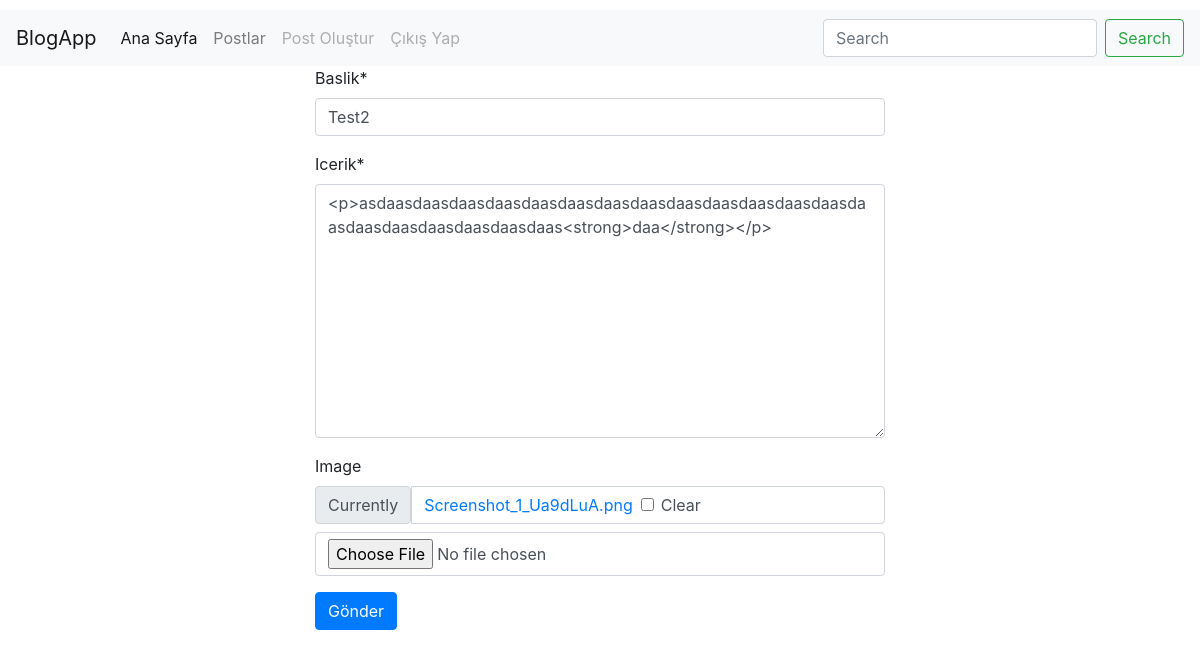
Page /post/update/9/ (signed in) on the committed database.
### post/models.py (models this page shows, shortened)
class Post(models.Model):
    user = models.ForeignKey('auth.User', verbose_name='yazar', on_delete=models.CASCADE, related_name='post')
    title = models.CharField(max_length=120, verbose_name="baslik")
    content = RichTextField(verbose_name="icerik")
    publishingDate = models.DateTimeField(verbose_name="yayinlanma tarihi", auto_now_add=True)
    image = models.FileField(null=True, blank=True)
    slug = models.SlugField(unique=True, editable=False, max_length=130)
    class Meta:
        ordering = ['-publishingDate']

### post/views.py (the view)
# urls.py: path('update/<int:id>/', post_update, name='update'),
def post_update(request, id):
    post_ref = Post.objects.get(id = id)
    form = PostForm(request.POST or None, request.FILES or None, instance=post_ref)
    context = {
        'form': form,
        'post': post_ref,
    }
    if request.user == post_ref.user:
        if form.is_valid():
            post = form.save()
            return HttpResponseRedirect(post.get_absolute_url())
        context = {
            'form': form,
            'post': post_ref,
        }
        return render(request, 'post/form.html', context)
    else:
        context = {
            'post': post_ref,
        }
        return HttpResponseRedirect('/post/details/%d'%post_ref.id)

### post/form.py
class PostForm(forms.ModelForm):
    class Meta:
        model = Post
        fields = [
            'title',
            'content',
            'image',
        ]

### templates/post/form.html (shortened to what this page needs)
{% extends 'base.html' %}
{% load crispy_forms_tags %}
{% block body %}
    <div class="container">
        <div class="row">
            <div class="container-fluid" style="max-width: 600px">
                <form method="POST" enctype="multipart/form-data">
                    {{ form|crispy }}
                    <input type="submit" class="btn btn-primary" value="Gönder">
                </form>
            </div>
        </div>
    </div>
{% endblock %}

### static/css/style.css (style rules this page uses)
body { padding-top: 10px; }

### rows in the picture
Post: title "Test2", content "<p>asdaasdaasdaasdaasdaasdaasdaasdaasdaasdaasdaasdaasdaasdaasdaasdaasdaasdaasdaasdaas<strong>daa</strong></p>"
